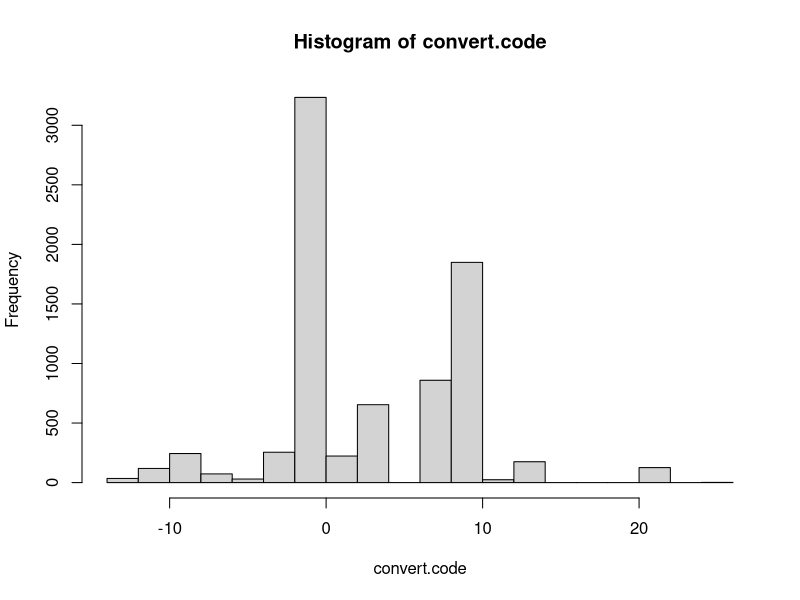

This chart was generated by the following R code:
#Breaking down vegetation conversions

#####Preprocessing#####
modern.raw<-read.csv("Modern_vegetation_UTM.csv", skip=7)
paleo.raw<-read.csv("Paleo_vegetation_UTM.csv", skip=7)
modern.dat<-modern.raw[2:nrow(modern.raw),]
paleo.dat<-paleo.raw[2:nrow(paleo.raw),]
modern.veg<-modern.dat
modern.veg[paleo.dat[,7]==0,7]<-9999
paleo.veg<-paleo.dat
paleo.veg[paleo.dat[,7]==0,7]<-9999
no.mod<-which(modern.veg[,7]==0 | modern.veg[,7]==15| modern.veg[,7]==3 | modern.veg[,7]==11
              |modern.veg[,7]==6 | modern.veg[,7]==8 | modern.veg[,7]==9 |modern.veg[,7]==10)

modern.veg[no.mod,7]<-9999
paleo.veg[no.mod,7]<-9999

#Change urban to 26 to prevent repeats 
#(i.e. decid (4) to urb (13) = 9, but mixed(5) to mosaic (14) =9 also)
modern.veg[modern.veg==13]<-26

#####Conversion code and list of indices

modern.veg<-modern.veg[,7]
paleo.veg<-paleo.veg[,7]
modern.veg[modern.veg==9999]<-NA
paleo.veg[paleo.veg==9999]<-NA

convert.code<-modern.veg-paleo.veg

convert.code[convert.code>9000]<-NA

hist(convert.code,breaks=25)

poss<-sort(unique(convert.code))

#make list of indices for each possible conversion
list.ind<-list()
for(i in 1:length(poss)){
  list.ind[[i]]<- which(convert.code==poss[i])
  
}
